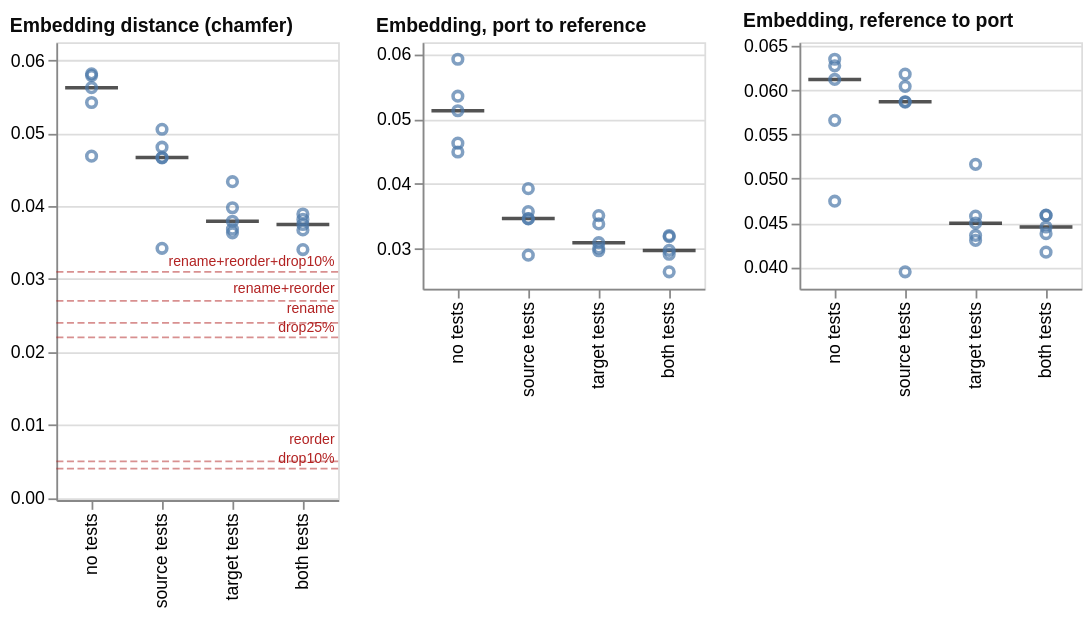

Write a Vega-Lite specification for this figure.
### Vega-Lite specification from a JSON file in a GitHub repository (floating-point values rounded to 4 significant figures)
{"config": {"view": {"continuousWidth": 300, "continuousHeight": 300}}, "concat": [{"layer": [{"data": {"name": "data-97c584f79d770a296bd9dfd3c492a630"}, "mark": {"type": "tick", "color": "#0b0b0b", "opacity": 0.7, "size": 30, "thickness": 2}, "encoding": {"x": {"field": "condition", "scale": {"paddingInner": 0.25, "paddingOuter": 0.125}, "sort": ["no tests", "source tests", "target tests", "both tests"], "title": null, "type": "nominal"}, "y": {"aggregate": "median", "field": "value", "scale": {"domain": [-0.0003329, 0.06249], "nice": false}, "title": null, "type": "quantitative"}}}, {"data": {"name": "data-97c584f79d770a296bd9dfd3c492a630"}, "mark": {"type": "point"}, "encoding": {"x": {"field": "condition", "scale": {"paddingInner": 0.25, "paddingOuter": 0.125}, "sort": ["no tests", "source tests", "target tests", "both tests"], "title": null, "type": "nominal"}, "xOffset": {"field": "nudge", "scale": {"domain": [-1.0, 1.0], "range": [9.0, 21.0]}, "title": null, "type": "quantitative"}, "y": {"field": "value", "scale": {"domain": [-0.0003329, 0.06249], "nice": false}, "type": "quantitative"}}}, {"data": {"name": "data-97c584f79d770a296bd9dfd3c492a630"}, "mark": {"type": "rule"}, "encoding": {"y": {"aggregate": "median", "field": "reference", "scale": {"domain": [-0.0003329, 0.06249], "nice": false}, "type": "quantitative"}}, "transform": [{"filter": {"field": "reference", "valid": true}}]}, {"data": {"name": "data-d2c7e59f379d122756d1a8ee1dc647b8"}, "mark": {"type": "rule", "color": "firebrick", "opacity": 0.5, "strokeDash": [4, 2]}, "encoding": {"y": {"field": "level", "scale": {"domain": [-0.0003329, 0.06249], "nice": false}, "title": null, "type": "quantitative"}}}, {"data": {"name": "data-b4ffd16f8e7c7912a809e8b93833044f"}, "mark": {"type": "text", "align": "right", "baseline": "bottom", "color": "firebrick", "dy": -1, "fontSize": 8}, "encoding": {"text": {"field": "label", "type": "nominal"}, "x": {"value": 158}, "y": {"field": "level", "scale": {"domain": [-0.0003329, 0.06249], "nice": false}, "title": null, "type": "quantitative"}}}], "height": 260, "title": {"text": "Embedding distance (chamfer)", "anchor": "start", "color": "#0b0b0b", "fontSize": 11}, "width": 160}, {"layer": [{"mark": {"type": "tick", "color": "#0b0b0b", "opacity": 0.7, "size": 30, "thickness": 2}, "encoding": {"x": {"field": "condition", "scale": {"paddingInner": 0.25, "paddingOuter": 0.125}, "sort": ["no tests", "source tests", "target tests", "both tests"], "title": null, "type": "nominal"}, "y": {"aggregate": "median", "field": "value", "scale": {"domain": [0.02381, 0.06186], "nice": false}, "title": null, "type": "quantitative"}}}, {"mark": {"type": "point"}, "encoding": {"x": {"field": "condition", "scale": {"paddingInner": 0.25, "paddingOuter": 0.125}, "sort": ["no tests", "source tests", "target tests", "both tests"], "title": null, "type": "nominal"}, "xOffset": {"field": "nudge", "scale": {"domain": [-1.0, 1.0], "range": [9.0, 21.0]}, "title": null, "type": "quantitative"}, "y": {"field": "value", "scale": {"domain": [0.02381, 0.06186], "nice": false}, "type": "quantitative"}}}, {"mark": {"type": "rule"}, "encoding": {"y": {"aggregate": "median", "field": "reference", "scale": {"domain": [0.02381, 0.06186], "nice": false}, "type": "quantitative"}}, "transform": [{"filter": {"field": "reference", "valid": true}}]}], "data": {"name": "data-1a568a8a71a316e6b0e26d4337c60d56"}, "height": 140, "title": {"text": "Embedding, port to reference", "anchor": "start", "color": "#0b0b0b", "fontSize": 11}, "width": 160}, {"layer": [{"mark": {"type": "tick", "color": "#0b0b0b", "opacity": 0.7, "size": 30, "thickness": 2}, "encoding": {"x": {"field": "condition", "scale": {"paddingInner": 0.25, "paddingOuter": 0.125}, "sort": ["no tests", "source tests", "target tests", "both tests"], "title": null, "type": "nominal"}, "y": {"aggregate": "median", "field": "value", "scale": {"domain": [0.03752, 0.06546], "nice": false}, "title": null, "type": "quantitative"}}}, {"mark": {"type": "point"}, "encoding": {"x": {"field": "condition", "scale": {"paddingInner": 0.25, "paddingOuter": 0.125}, "sort": ["no tests", "source tests", "target tests", "both tests"], "title": null, "type": "nominal"}, "xOffset": {"field": "nudge", "scale": {"domain": [-1.0, 1.0], "range": [9.0, 21.0]}, "title": null, "type": "quantitative"}, "y": {"field": "value", "scale": {"domain": [0.03752, 0.06546], "nice": false}, "type": "quantitative"}}}, {"mark": {"type": "rule"}, "encoding": {"y": {"aggregate": "median", "field": "reference", "scale": {"domain": [0.03752, 0.06546], "nice": false}, "type": "quantitative"}}, "transform": [{"filter": {"field": "reference", "valid": true}}]}], "data": {"name": "data-71cb2b30937939be55c2e46f645b8588"}, "height": 140, "title": {"text": "Embedding, reference to port", "anchor": "start", "color": "#0b0b0b", "fontSize": 11}, "width": 160}], "columns": 4, "$schema": "https://vega.github.io/schema/vega-lite/v6.4.1.json", "datasets": {"data-97c584f79d770a296bd9dfd3c492a630": [{"condition": "no tests", "layout": "rebuilt the file layout", "metric": "chamfer_distance", "value": 0.05816, "reference": null, "nudge": 0.0}, {"condition": "no tests", "layout": "kept the file layout", "metric": "chamfer_distance", "value": 0.05792, "reference": null, "nudge": 0.0}, {"condition": "no tests", "layout": "rebuilt the file layout", "metric": "chamfer_distance", "value": 0.04687, "reference": null, "nudge": 0.0}, {"condition": "no tests", "layout": "rebuilt the file layout", "metric": "chamfer_distance", "value": 0.05627, "reference": null, "nudge": 0.0}, {"condition": "no tests", "layout": "kept the file layout", "metric": "chamfer_distance", "value": 0.05423, "reference": null, "nudge": 0.0}, {"condition": "source tests", "layout": "kept the file layout", "metric": "chamfer_distance", "value": 0.04664, "reference": null, "nudge": 0.0}, {"condition": "source tests", "layout": "kept the file layout", "metric": "chamfer_distance", "value": 0.04669, "reference": null, "nudge": 0.0}, {"condition": "source tests", "layout": "kept the file layout", "metric": "chamfer_distance", "value": 0.0481, "reference": null, "nudge": 0.0}, {"condition": "source tests", "layout": "rebuilt the file layout", "metric": "chamfer_distance", "value": 0.05055, "reference": null, "nudge": 0.0}, {"condition": "source tests", "layout": "kept the file layout", "metric": "chamfer_distance", "value": 0.03422, "reference": null, "nudge": 0.0}, {"condition": "target tests", "layout": "kept the file layout", "metric": "chamfer_distance", "value": 0.04336, "reference": null, "nudge": 0.0}, {"condition": "target tests", "layout": "kept the file layout", "metric": "chamfer_distance", "value": 0.03634, "reference": null, "nudge": 0.0}, {"condition": "target tests", "layout": "kept the file layout", "metric": "chamfer_distance", "value": 0.03794, "reference": null, "nudge": 0.0}, {"condition": "target tests", "layout": "kept the file layout", "metric": "chamfer_distance", "value": 0.03683, "reference": null, "nudge": 0.0}, {"condition": "target tests", "layout": "kept the file layout", "metric": "chamfer_distance", "value": 0.03978, "reference": null, "nudge": 0.0}, {"condition": "both tests", "layout": "kept the file layout", "metric": "chamfer_distance", "value": 0.03748, "reference": null, "nudge": 0.0}, {"condition": "both tests", "layout": "kept the file layout", "metric": "chamfer_distance", "value": 0.03675, "reference": null, "nudge": 0.0}, {"condition": "both tests", "layout": "kept the file layout", "metric": "chamfer_distance", "value": 0.03405, "reference": null, "nudge": 0.0}, {"condition": "both tests", "layout": "kept the file layout", "metric": "chamfer_distance", "value": 0.03893, "reference": null, "nudge": 0.0}, {"condition": "both tests", "layout": "kept the file layout", "metric": "chamfer_distance", "value": 0.03819, "reference": null, "nudge": 0.0}], "data-d2c7e59f379d122756d1a8ee1dc647b8": [{"label": "reorder", "level": 0.005}, {"label": "drop10%", "level": 0.004}, {"label": "rename", "level": 0.024}, {"label": "rename+reorder", "level": 0.027}, {"label": "drop25%", "level": 0.022}, {"label": "rename+reorder+drop10%", "level": 0.031}], "data-b4ffd16f8e7c7912a809e8b93833044f": [{"label": "drop10%", "level": 0.004}, {"label": "reorder", "level": 0.006658}, {"label": "drop25%", "level": 0.022}, {"label": "rename", "level": 0.02466}, {"label": "rename+reorder", "level": 0.02732}, {"label": "rename+reorder+drop10%", "level": 0.031}], "data-1a568a8a71a316e6b0e26d4337c60d56": [{"condition": "no tests", "layout": "rebuilt the file layout", "metric": "chamfer_a_to_b", "value": 0.05353, "reference": null, "nudge": 0.0}, {"condition": "no tests", "layout": "kept the file layout", "metric": "chamfer_a_to_b", "value": 0.05923, "reference": null, "nudge": 0.0}, {"condition": "no tests", "layout": "rebuilt the file layout", "metric": "chamfer_a_to_b", "value": 0.04629, "reference": null, "nudge": 0.0}, {"condition": "no tests", "layout": "rebuilt the file layout", "metric": "chamfer_a_to_b", "value": 0.05129, "reference": null, "nudge": 0.0}, {"condition": "no tests", "layout": "kept the file layout", "metric": "chamfer_a_to_b", "value": 0.04492, "reference": null, "nudge": 0.0}, {"condition": "source tests", "layout": "kept the file layout", "metric": "chamfer_a_to_b", "value": 0.0346, "reference": null, "nudge": 0.0}, {"condition": "source tests", "layout": "kept the file layout", "metric": "chamfer_a_to_b", "value": 0.03465, "reference": null, "nudge": 0.0}, {"condition": "source tests", "layout": "kept the file layout", "metric": "chamfer_a_to_b", "value": 0.03573, "reference": null, "nudge": 0.0}, {"condition": "source tests", "layout": "rebuilt the file layout", "metric": "chamfer_a_to_b", "value": 0.03926, "reference": null, "nudge": 0.0}, {"condition": "source tests", "layout": "kept the file layout", "metric": "chamfer_a_to_b", "value": 0.029, "reference": null, "nudge": 0.0}, {"condition": "target tests", "layout": "kept the file layout", "metric": "chamfer_a_to_b", "value": 0.0351, "reference": null, "nudge": 0.0}, {"condition": "target tests", "layout": "kept the file layout", "metric": "chamfer_a_to_b", "value": 0.02968, "reference": null, "nudge": 0.0}, {"condition": "target tests", "layout": "kept the file layout", "metric": "chamfer_a_to_b", "value": 0.03092, "reference": null, "nudge": 0.0}, {"condition": "target tests", "layout": "kept the file layout", "metric": "chamfer_a_to_b", "value": 0.0301, "reference": null, "nudge": 0.0}, {"condition": "target tests", "layout": "kept the file layout", "metric": "chamfer_a_to_b", "value": 0.03382, "reference": null, "nudge": 0.0}, {"condition": "both tests", "layout": "kept the file layout", "metric": "chamfer_a_to_b", "value": 0.02914, "reference": null, "nudge": 0.0}, {"condition": "both tests", "layout": "kept the file layout", "metric": "chamfer_a_to_b", "value": 0.02973, "reference": null, "nudge": 0.0}, {"condition": "both tests", "layout": "kept the file layout", "metric": "chamfer_a_to_b", "value": 0.02643, "reference": null, "nudge": 0.0}, {"condition": "both tests", "layout": "kept the file layout", "metric": "chamfer_a_to_b", "value": 0.032, "reference": null, "nudge": 0.0}, {"condition": "both tests", "layout": "kept the file layout", "metric": "chamfer_a_to_b", "value": 0.03186, "reference": null, "nudge": 0.0}], "data-71cb2b30937939be55c2e46f645b8588": [{"condition": "no tests", "layout": "rebuilt the file layout", "metric": "chamfer_b_to_a", "value": 0.06279, "reference": null, "nudge": 0.0}, {"condition": "no tests", "layout": "kept the file layout", "metric": "chamfer_b_to_a", "value": 0.05661, "reference": null, "nudge": 0.0}, {"condition": "no tests", "layout": "rebuilt the file layout", "metric": "chamfer_b_to_a", "value": 0.04745, "reference": null, "nudge": 0.0}, {"condition": "no tests", "layout": "rebuilt the file layout", "metric": "chamfer_b_to_a", "value": 0.06125, "reference": null, "nudge": 0.0}, {"condition": "no tests", "layout": "kept the file layout", "metric": "chamfer_b_to_a", "value": 0.06353, "reference": null, "nudge": 0.0}, {"condition": "source tests", "layout": "kept the file layout", "metric": "chamfer_b_to_a", "value": 0.05868, "reference": null, "nudge": 0.0}, {"condition": "source tests", "layout": "kept the file layout", "metric": "chamfer_b_to_a", "value": 0.05872, "reference": null, "nudge": 0.0}, {"condition": "source tests", "layout": "kept the file layout", "metric": "chamfer_b_to_a", "value": 0.06046, "reference": null, "nudge": 0.0}, {"condition": "source tests", "layout": "rebuilt the file layout", "metric": "chamfer_b_to_a", "value": 0.06185, "reference": null, "nudge": 0.0}, {"condition": "source tests", "layout": "kept the file layout", "metric": "chamfer_b_to_a", "value": 0.03944, "reference": null, "nudge": 0.0}, {"condition": "target tests", "layout": "kept the file layout", "metric": "chamfer_b_to_a", "value": 0.05162, "reference": null, "nudge": 0.0}, {"condition": "target tests", "layout": "kept the file layout", "metric": "chamfer_b_to_a", "value": 0.04301, "reference": null, "nudge": 0.0}, {"condition": "target tests", "layout": "kept the file layout", "metric": "chamfer_b_to_a", "value": 0.04495, "reference": null, "nudge": 0.0}, {"condition": "target tests", "layout": "kept the file layout", "metric": "chamfer_b_to_a", "value": 0.04356, "reference": null, "nudge": 0.0}, {"condition": "target tests", "layout": "kept the file layout", "metric": "chamfer_b_to_a", "value": 0.04575, "reference": null, "nudge": 0.0}, {"condition": "both tests", "layout": "kept the file layout", "metric": "chamfer_b_to_a", "value": 0.04583, "reference": null, "nudge": 0.0}, {"condition": "both tests", "layout": "kept the file layout", "metric": "chamfer_b_to_a", "value": 0.04376, "reference": null, "nudge": 0.0}, {"condition": "both tests", "layout": "kept the file layout", "metric": "chamfer_b_to_a", "value": 0.04167, "reference": null, "nudge": 0.0}, {"condition": "both tests", "layout": "kept the file layout", "metric": "chamfer_b_to_a", "value": 0.04586, "reference": null, "nudge": 0.0}, {"condition": "both tests", "layout": "kept the file layout", "metric": "chamfer_b_to_a", "value": 0.04452, "reference": null, "nudge": 0.0}]}}
